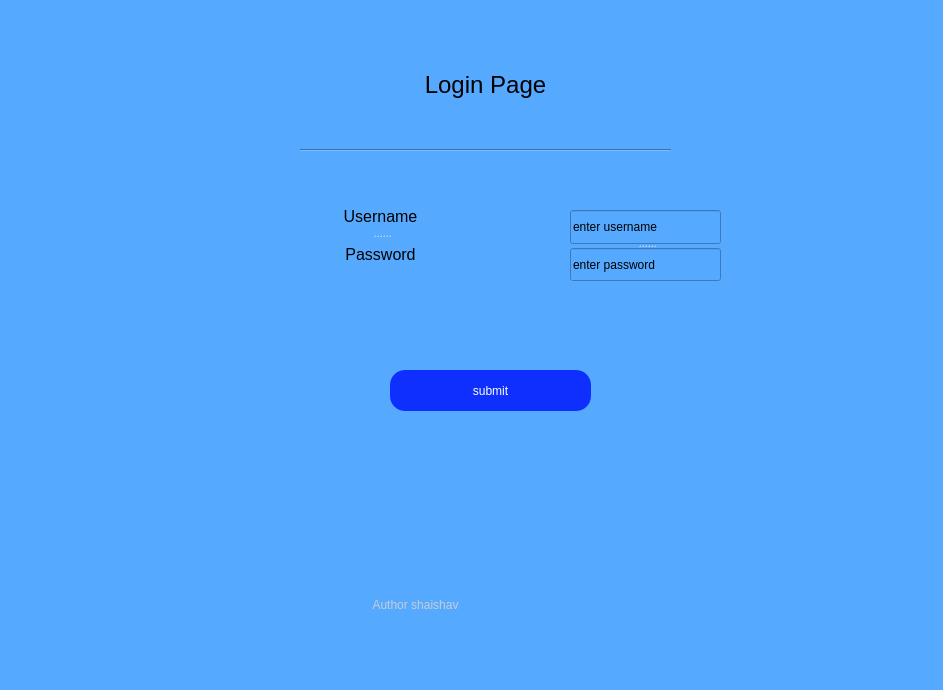
<?xml version="1.0" encoding="UTF-8"?>
<ui version="4.0">
 <class>MainWindow</class>
 <widget class="QMainWindow" name="MainWindow">
  <property name="geometry">
   <rect>
    <x>0</x>
    <y>0</y>
    <width>943</width>
    <height>690</height>
   </rect>
  </property>
  <property name="windowTitle">
   <string>MainWindow</string>
  </property>
  <property name="styleSheet">
   <string notr="true">background-color: rgb(85, 170, 255);</string>
  </property>
  <widget class="QWidget" name="centralwidget">
   <widget class="QLabel" name="label_loginPage">
    <property name="geometry">
     <rect>
      <x>370</x>
      <y>40</y>
      <width>231</width>
      <height>91</height>
     </rect>
    </property>
    <property name="text">
     <string>&lt;html&gt;&lt;head/&gt;&lt;body&gt;&lt;p align=&quot;center&quot;&gt;&lt;span style=&quot; font-size:18pt;&quot;&gt;Login Page&lt;/span&gt;&lt;/p&gt;&lt;/body&gt;&lt;/html&gt;</string>
    </property>
   </widget>
   <widget class="QPushButton" name="pushButton_submit">
    <property name="geometry">
     <rect>
      <x>390</x>
      <y>370</y>
      <width>201</width>
      <height>41</height>
     </rect>
    </property>
    <property name="styleSheet">
     <string notr="true">color: rgb(250, 255, 255);
background-color: rgb(15, 47, 255);
border-style:outset;
border-radius:15px;
font: 14pt &quot;Arial&quot;;
</string>
    </property>
    <property name="text">
     <string>submit</string>
    </property>
   </widget>
   <widget class="QLabel" name="label">
    <property name="geometry">
     <rect>
      <x>350</x>
      <y>580</y>
      <width>131</width>
      <height>51</height>
     </rect>
    </property>
    <property name="styleSheet">
     <string notr="true">color: rgb(199, 204, 216);</string>
    </property>
    <property name="text">
     <string>&lt;html&gt;&lt;head/&gt;&lt;body&gt;&lt;p align=&quot;center&quot;&gt;&lt;span style=&quot; font-size:9pt;&quot;&gt;Author shaishav&lt;/span&gt;&lt;/p&gt;&lt;/body&gt;&lt;/html&gt;</string>
    </property>
   </widget>
   <widget class="Line" name="line">
    <property name="geometry">
     <rect>
      <x>300</x>
      <y>140</y>
      <width>371</width>
      <height>21</height>
     </rect>
    </property>
    <property name="orientation">
     <enum>Qt::Horizontal</enum>
    </property>
   </widget>
   <widget class="QSplitter" name="splitter">
    <property name="geometry">
     <rect>
      <x>310</x>
      <y>200</y>
      <width>141</width>
      <height>71</height>
     </rect>
    </property>
    <property name="orientation">
     <enum>Qt::Vertical</enum>
    </property>
    <widget class="QLabel" name="label_username">
     <property name="text">
      <string>&lt;html&gt;&lt;head/&gt;&lt;body&gt;&lt;p align=&quot;center&quot;&gt;&lt;span style=&quot; font-size:12pt;&quot;&gt;Username&lt;/span&gt;&lt;/p&gt;&lt;/body&gt;&lt;/html&gt;</string>
     </property>
    </widget>
    <widget class="QLabel" name="label_password">
     <property name="text">
      <string>&lt;html&gt;&lt;head/&gt;&lt;body&gt;&lt;p align=&quot;center&quot;&gt;&lt;span style=&quot; font-size:12pt;&quot;&gt;Password&lt;/span&gt;&lt;/p&gt;&lt;/body&gt;&lt;/html&gt;</string>
     </property>
    </widget>
   </widget>
   <widget class="QSplitter" name="splitter_2">
    <property name="geometry">
     <rect>
      <x>570</x>
      <y>210</y>
      <width>151</width>
      <height>71</height>
     </rect>
    </property>
    <property name="orientation">
     <enum>Qt::Vertical</enum>
    </property>
    <widget class="QLineEdit" name="lineEdit_username">
     <property name="text">
      <string>enter username</string>
     </property>
    </widget>
    <widget class="QLineEdit" name="lineEdit_password">
     <property name="text">
      <string>enter password</string>
     </property>
    </widget>
   </widget>
  </widget>
  <widget class="QMenuBar" name="menubar">
   <property name="geometry">
    <rect>
     <x>0</x>
     <y>0</y>
     <width>943</width>
     <height>26</height>
    </rect>
   </property>
  </widget>
  <widget class="QStatusBar" name="statusbar"/>
 </widget>
 <resources/>
 <connections/>
</ui>
